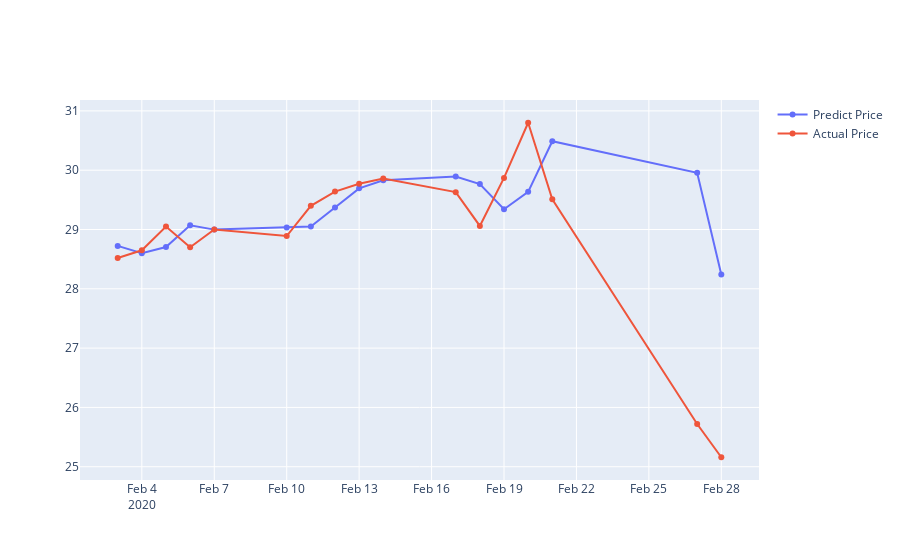

Notebook code for this chart:
### Code cell
predictDates = df_test['Date']
actual_chart = go.Scatter(x=predictDates, y=Ytest[:,0], name='Actual Price')
predict_chart = go.Scatter(x=predictDates, y=predict_test[:,0], name='Predict Price')
py.iplot([predict_chart, actual_chart])

### Figure 1 — Plotly figure (JSON) as saved in the notebook; plotly's stock layout.template omitted (floating-point values rounded to 4 significant figures)
{"data": [{"name": "Predict Price", "type": "scatter", "x": ["2020-02-03", "2020-02-04", "2020-02-05", "2020-02-06", "2020-02-07", "2020-02-10", "2020-02-11", "2020-02-12", "2020-02-13", "2020-02-14", "2020-02-17", "2020-02-18", "2020-02-19", "2020-02-20", "2020-02-21", "2020-02-27", "2020-02-28"], "y": [28.72, 28.6, 28.7, 29.07, 29.0, 29.04, 29.05, 29.37, 29.69, 29.83, 29.89, 29.77, 29.34, 29.63, 30.49, 29.96, 28.24]}, {"name": "Actual Price", "type": "scatter", "x": ["2020-02-03", "2020-02-04", "2020-02-05", "2020-02-06", "2020-02-07", "2020-02-10", "2020-02-11", "2020-02-12", "2020-02-13", "2020-02-14", "2020-02-17", "2020-02-18", "2020-02-19", "2020-02-20", "2020-02-21", "2020-02-27", "2020-02-28"], "y": [28.52, 28.65, 29.05, 28.7, 29.0, 28.89, 29.4, 29.64, 29.77, 29.86, 29.63, 29.06, 29.87, 30.8, 29.51, 25.72, 25.16]}], "layout": {}}
